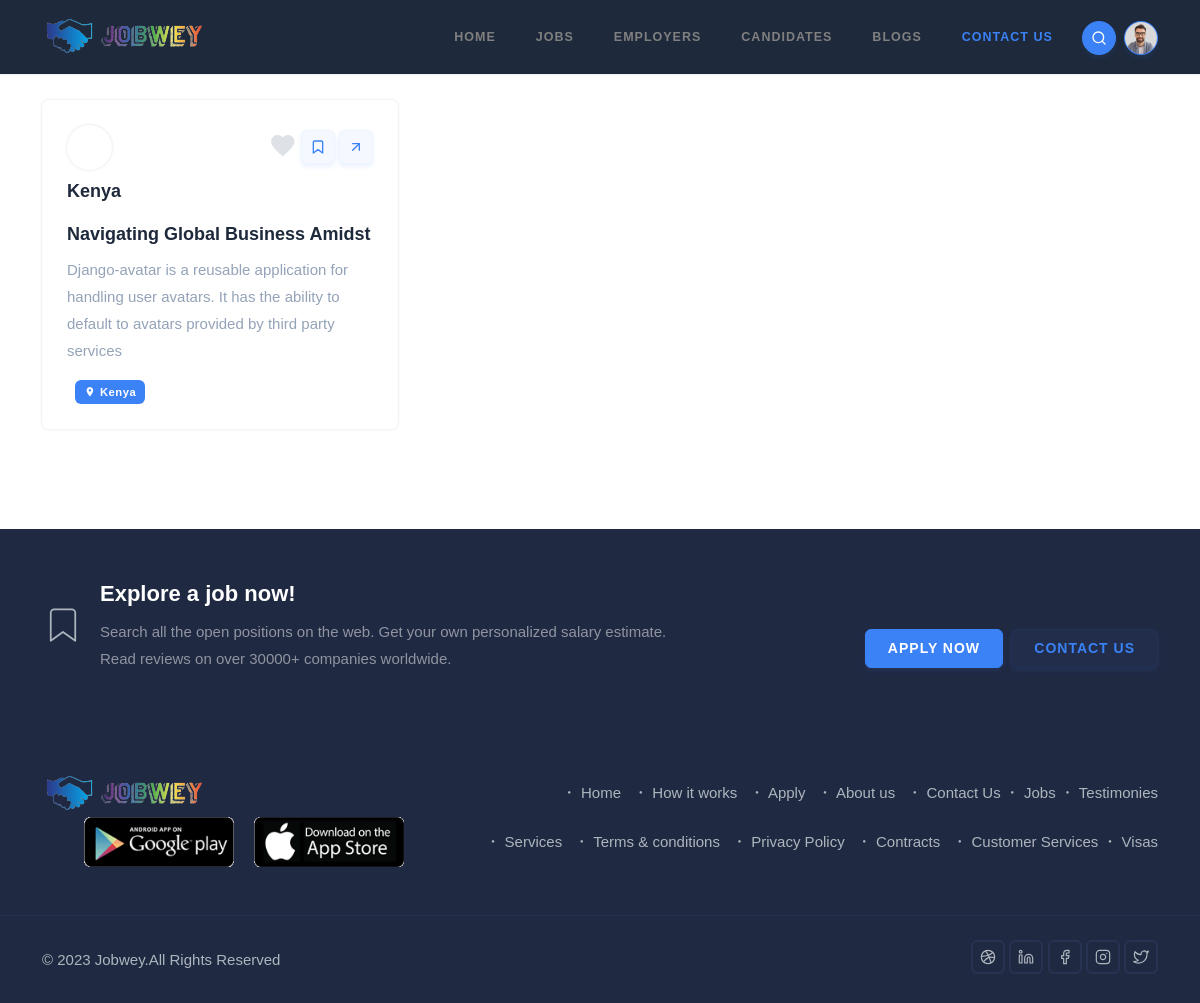
The app's page /services/ (signed in) with its own data.
### jobwey/models.py (models this page shows, shortened)
class Service(models.Model):
    title = models.CharField(max_length=100, unique=True)
    slug = models.SlugField(max_length=100)
    country_flag = models.ImageField(upload_to="country_flag/", blank=True)
    summary = models.TextField()
    content = tinymce_models.HTMLField()
    country = models.CharField(max_length=100, blank=True, null=True)
    def get_absolute_url(self):
        return reverse("jobwey:service_detail", kwargs={"slug": self.slug})

### jobwey/views.py (the view)
# urls.py: path("services/", views.ServiceListView.as_view(), name="services"),
class ServiceListView(TemplateView):
    template_name = "jobwey/services.html"
    queryset = Service.objects.all().order_by("-id")
    def get_context_data(self, **kwargs):
        context = super().get_context_data(**kwargs)
        context["services"] = self.queryset
        return context

### tokens/models.py (called while the page is built)
    def __str__(self):
        return f"{self.pk}"

### upjobwey/context_processors.py (called while the page is built)
def get_recent_time():
    return timezone.now() - datetime.timedelta(days=7)

def site_constants(request):
    return dict(
        dribbble="jobwey",
        linkedin="jobwey",
        facebook="jobwey",
        instagram="jobwey",
        twitter="jobwey",
        tinymce_apikey=TinyMceApiKey.objects.filter(is_active=True).last(),
        tags = Tag.objects.all()[:8],
        recent_posts = Post.objects.filter(createdAt__gte=get_recent_time()).all().order_by("?")[:6],
    )

### templates/jobwey/services.html (shortened to what this page needs)
{% extends "base.html" %}
{% load static %}
{% block main %}
<div class="container mt-60">
  {% if services %}
  <div class="row g-4">
    {% for service in services %}
    <div class="col-lg-4 col-md-6 col-12">
      <div class="job-post job-type-three rounded shadow bg-white p-4">
        <div class="d-flex justify-content-between">
          <div>
            <svg
              class="img-fluid avatar avatar-md-sm rounded-circle shadow"
              width="40"
              height="40"
              data-jdenticon-value="user{{service.pk}}"
            ></svg>
            <a
              href="{{service.get_absolute_url}}"
              class="h5 company text-dark d-block mt-2"
              >{{service.country|title}}</a
            >
          </div>
          <ul class="list-unstyled align-items-center mb-0">
            <li class="list-inline-item">
              <a href="javascript:void(0)" class="like"
                ><i class="mdi mdi-heart align-middle fs-3"></i
              ></a>
            </li>
            <li class="list-inline-item">
              <a
                href="{{service.get_absolute_url}}"
                class="btn btn-icon btn-sm btn-soft-primary"
                ><i data-feather="bookmark" class="icons"></i
              ></a>
            </li>
            <li class="list-inline-item">
              <a
                href="{{service.get_absolute_url}}"
                class="btn btn-icon btn-sm btn-soft-primary"
                ><i data-feather="arrow-up-right" class="icons"></i
              ></a>
            </li>
          </ul>
        </div>
        <div class="mt-2">
          <a href="{{service.get_absolute_url}}" class="text-dark title h5"
            >{{service.title|truncatewords:"20"}}</a
          >
          <p class="text-muted mt-2">{{service.summary|truncatewords:"40"}}</p>
          <ul class="list-unstyled mb-0">
            <li class="d-inline-block me-1">
              <a href="" class="badge bg-primary"
                ><i class="mdi mdi-map-marker me-1"></i>{{service.country}}</a
              >
            </li>
          </ul>
        </div>
      </div>
    </div>
    {% endfor %}
  </div>
  {% endif %}
</div>
{% endblock main %}

### templates/common/footer.html (style rules this page uses)
div > ul, ul { list-style: none; }

### records on screen
Service: country "Kenya", title "Navigating Global Business Amidst", summary "Django-avatar is a reusable application for handling user avatars. It has the ability to default to avatars provided by third party services"
